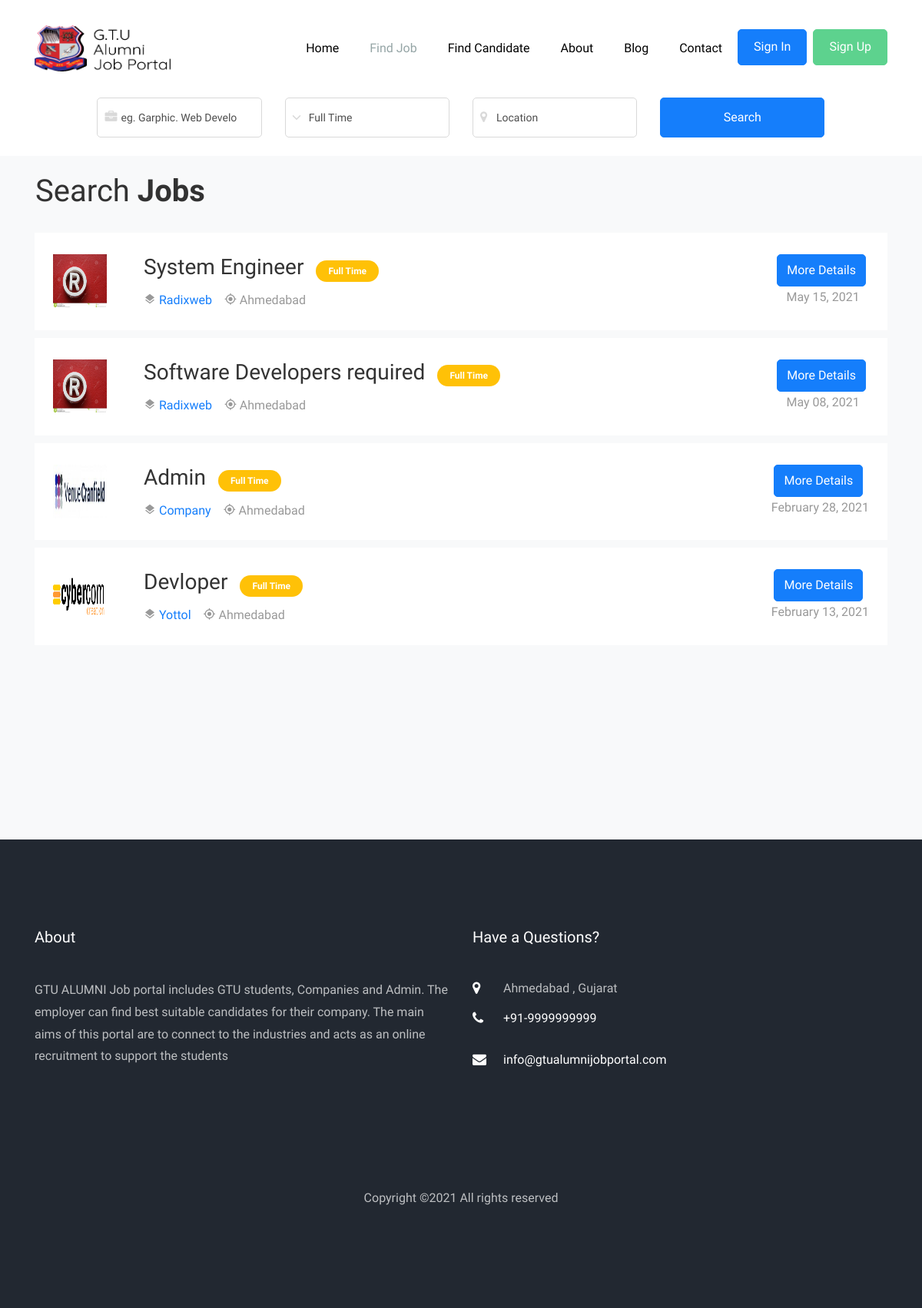
/search_details.php, run on the app's committed database.
### tables this page shows
CREATE TABLE `job_post` (
  `id` int(11) NOT NULL,
  `job_title` varchar(255) NOT NULL,
  `job_ctc` varchar(255) NOT NULL,
  `job_deadlinedate` varchar(255) NOT NULL,
  `job_vacancies` int(255) NOT NULL,
  `job_type` varchar(255) NOT NULL,
  `job_location` varchar(255) NOT NULL,
  `exam_url` varchar(255) NOT NULL,
  `job_eligiblity` varchar(255) NOT NULL,
  `job_description` varchar(255) NOT NULL,
  `status` int(1) NOT NULL,
  `created_by` varchar(255) NOT NULL,
  `created_time` timestamp(6) NOT NULL DEFAULT current_timestamp(6)
);

CREATE TABLE `company` (
  `id` int(11) NOT NULL,
  `firstname` varchar(255) NOT NULL,
  `middlename` varchar(255) NOT NULL,
  `lastname` varchar(255) NOT NULL,
  `email` varchar(255) NOT NULL,
  `password` varchar(255) NOT NULL,
  `contactnumber` varchar(255) NOT NULL,
  `company_name` varchar(255) NOT NULL,
  `company_website` varchar(255) NOT NULL,
  `company_about` varchar(255) NOT NULL,
  `company_contry` varchar(255) NOT NULL,
  `company_state` varchar(255) NOT NULL,
  `company_district` varchar(255) NOT NULL,
  `whatsapp` varchar(255) NOT NULL,
  `facebook` varchar(255) NOT NULL,
  `linkedin` varchar(255) NOT NULL,
  `company_logo` varchar(255) NOT NULL,
  `status` int(1) NOT NULL,
  `created_time` timestamp(6) NOT NULL DEFAULT current_timestamp(6)
);

CREATE TABLE `page` (
  `id` int(11) NOT NULL,
  `about_info` varchar(255) NOT NULL,
  `contact_address` varchar(255) NOT NULL,
  `contact_number` varchar(255) NOT NULL,
  `contact_email` varchar(255) NOT NULL,
  `contact_website` varchar(255) NOT NULL
);

### employee_function.php (called while the page is built, shortened)
<?php
	function employee_total_post_job($conn,$limit='',$desc='',$job_category='',$job_type='',$job_location='')
	{
		$sql = "SELECT `job_post`.`id`,`job_title`,`job_deadlinedate`,`job_type`,`job_location`,`company_name`,`company_website`,`company_logo` FROM `job_post`, `company` WHERE `job_post`.`status` = 4 AND `company`.`id` = `job_post`.`created_by`";
		if ($desc) {
			$sql .= " ORDER BY ".$desc." DESC ";
		}
		if($limit){
			$sql .= " LIMIT ".$limit." ";
		}
		$result = mysqli_query($conn,$sql);
		if($result)
		{
			return $result;
		}
		else
		{
			return false;
		}
	}
?>

### common_function.php (called while the page is built, shortened)
		<?php
	function color_label($value)
	{
		switch ($value)
		{
			case 'Part Time':
				return 'bg-primary';
				break;
			case 'Full Time':
				return 'bg-warning';
				break;
		}
	}
	function admin_get_field($conn,$fieldName)
	{
		$sql= "SELECT * FROM `page`";
		$result = mysqli_query($conn,$sql);
		if($result)
		{
			if(mysqli_affected_rows($conn))
			{
				while ($row = mysqli_fetch_array($result)) {
					$name = $row[$fieldName];
				}
				return $name;
			}
			else
			{
				return 0;
			}
		}
		else
		{
			return 0;
		}
	}
?>

### search_details.php (the view, shortened to what this page needs)
    <?php
      include 'header.php';
      $job_category = '';
      $job_type = '';
      $job_location = '';
      $employee_name = '';
      $employee_location = '';
      $employee_skill = '';
      $fullTimeValidation = '';
      $type='Company';
      if ($type == 'Employee') {
        $total_candidate = total_candidate($conn,'',2,'id',$employee_name,$employee_location,$employee_skill);
        $stayle_number = 3;
      } else if ($type == 'Company') {
        $allpost_job = employee_total_post_job($conn,10,'job_deadlinedate',$job_category,$job_type,$job_location);
      }
      $find_candidate_list = find_candidate($conn);
      $find_skill_list = find_skill($conn);
      $candidate_location_list = find_location($conn);
    ?>
    <?php
      include 'navigation.php';
    ?>
    <div class="ftco-search" style="margin-top: 7rem;">
      <div class="row">
        <div class="col-md-1">
        </div>
        <div class="col-md-10 tab-wrap">
          <div class="tab-content p-4" id="v-pills-tabContent">
            <div class="tab-pane show active" id="v-pills-1" role="tabpanel" aria-labelledby="v-pills-nextgen-tab">
             <?php
              if ($type == 'Employee') {
                ?>
                  <form action="search_details.php" class="search-job">
                    <input type="hidden" class="form-control" name="type" value="Employee">
                    <div class="row">
                      <div class="col-md">
                        <div class="form-group">
                          <div class="form-field">
                            <div class="icon">
                              <span class="icon-user"></span>
                            </div>
                            <input type="text" class="form-control" name="employee_name" placeholder="eg. Adam Scott" value="<?php echo $employee_name;?>" list="employee_name" autocomplete="off">
                            <datalist id="employee_name">
                                  <?php
                                    while ($row = mysqli_fetch_array($find_candidate_list)){
                                      ?>
                                        <option value="<?php echo $row['firstname'];?>">
                                      <?php
                                     }
                                  ?>
                            </datalist>
                          </div>
                        </div>
                      </div>
                      <div class="col-md">
                        <div class="form-group">
                          <div class="form-field">
                            <div class="select-wrap">
                              <div class="icon">
                                <span class="icon-briefcase"></span>
                              </div>
                              <input type="text" class="form-control" name="employee_skill" placeholder="eg. Web Devloper" value="<?php echo $employee_skill;?>" list="employee_skill" autocomplete="off">
                            <datalist id="employee_skill">
                                      <?php
                                        while ($row = mysqli_fetch_array($find_skill_list)){
                                          ?>
                                            <option value="<?php echo $row['intrestarea'];?>">
                                          <?php
                                         }
                                      ?>
                                    </datalist>
                            </div>
                          </div>
                        </div>
                      </div>
                      <div class="col-md">
                        <div class="form-group">
                          <div class="form-field">
                            <div class="icon">
                              <span class="icon-map-marker"></span>
                            </div>
                            <input type="text" class="form-control" placeholder="Location" name="employee_location" value="<?php echo $employee_location;?>" autocomplete="off" list="employee_location">
                            <datalist id="employee_location">
                                  <?php
                                    while ($row = mysqli_fetch_array($candidate_location_list)){
                                      ?>
                                        <option value="<?php echo $row['district'];?>">
                                      <?php
                                     }
                                  ?>
                                </datalist>
                          </div>
                        </div>
                      </div>
                      <div class="col-md-3">
                        <div class="form-group">
                          <div class="form-field">
                            <input type="submit" value="Search" class="form-control btn btn-primary">
                          </div>
                        </div>
                      </div>
                    </div>
                  </form>
                <?php
              } else {
                ?>
                  <form action="search_details.php" class="search-job">
                    <div class="row">
                      <div class="col-md">
                        <div class="form-group">
                          <div class="form-field">
                            <div class="icon">
                              <span class="icon-briefcase"></span>
                            </div>
                              <input type="text" class="form-control" name="job_category" placeholder="eg. Garphic. Web Developer" value="<?php echo $job_category; ?>" list="job_category" autocomplete="off">
                          </div>
                        </div>
                      </div>
                      <div class="col-md">
                        <div class="form-group">
                          <div class="form-field">
                            <div class="select-wrap">
                              <div class="icon">
                                <span class="ion-ios-arrow-down"></span>
                              </div>
                              <select name="job_type" id="" class="form-control">
                                <option value="Full Time" <?php echo $fullTimeValidation; ?>>Full Time</option>
                              </select>
                            </div>
                          </div>
                        </div>
                      </div>
                      <div class="col-md">
                        <div class="form-group">
                          <div class="form-field">
                            <div class="icon">
                              <span class="icon-map-marker"></span>
                            </div>
                            <input type="text" class="form-control" placeholder="Location" name="job_location" value="<?php echo $job_location; ?>" list="job_location" autocomplete="off">
                          </div>
                        </div>
                      </div>
                      <div class="col-md">
                        <div class="form-group">
                          <div class="form-field">
                            <input type="submit" value="Search" class="form-control btn btn-primary">
                          </div>
                        </div>
                      </div>
                    </div>
                  </form>
                <?php
              }
             ?>
            </div>
          </div>
        </div>
      </div>
    </div>
    <section class="ftco-section bg-light" style="padding: 1rem 0;">
      <div class="container">
        <div class="row">
          <div class="col-md-12 heading-section text-left ftco-animate fadeInUp ftco-animated pl-3">
            <h2 class="mb-4"><span>Search</span> Jobs</h2>
          </div>
        </div>
        <?php
          if ($type == 'Employee') {
          ?>
            <div class="row">
              <?php
                while ($row = mysqli_fetch_array($total_candidate))
                {
                  ?>
                    <div class="col-md-12 ftco-animate">
                      <div class="job-post-item bg-white p-4 d-block d-md-flex align-items-center">
                        <div class="mb-4 mb-md-0 mr-5">
                          <div class="job-post-item-header d-flex align-items-center">
                            <h2 class="mr-3 text-black h3"><?php echo $row['firstname'].' '.$row['middlename'].' '.$row['lastname'];?></h2>
                          </div>
                        </div>
                        <div class="ml-auto d-flex">
                          <div class="job-post-item-body d-block d-md-flex">
                            <div class="mr-3"><span class="icon-layers"></span> <a><?php echo $row['colleagename'];?></a></div>
                            <div><span class="icon-my_location"></span> <span><?php echo $row['district'].','.$row['state'];?></span></div>
                          </div>
                        </div>
                      </div>
                    </div>
                  <?php
                }
              ?>
              <div class="col-md-12 ftco-animate">
                <div class="p-4 d-block align-items-center">
                  <div class="justify-content-center align-items-center d-flex">
                    <a href="signup.php" class="btn btn-success py-2 mr-1">Create a New Account</a>
                  </div>
                </div>
              </div>
            </div>
            <?php
          } else if ($type == 'Company') {
          ?>
            <div class="row">
              <?php
                while ($row = mysqli_fetch_array($allpost_job))
                {
                  $color_value = color_label($row['job_type']);
                  ?>
                    <div class="col-md-12 ftco-animate">
                      <div class="job-post-item bg-white p-4 d-block d-md-flex align-items-center">
                        <div class="d-flex mr-5">
                          <a href="<?php echo $row['company_website']; ?>" target = "_blank"><img src="<?php echo Company_Logo_Url.$row['company_logo']; ?>" alt="<?php echo $row['company_name']; ?>" style = 'background-size: cover;width:70px;height:70px;'></a>
                        </div>
                        <div class="mb-4 mb-md-0 mr-5">
                          <div class="job-post-item-header d-flex align-items-center">
                            <h2 class="mr-3 text-black h3"><?php echo $row['job_title'];?></h2>
                            <div class="badge-wrap">
                             <span class="<?php echo $color_value; ?> text-white badge py-2 px-3"><?php echo $row['job_type'];?></span>
                            </div>
                          </div>
                          <div class="job-post-item-body d-block d-md-flex">
                            <div class="mr-3"><span class="icon-layers"></span> <a href="<?php echo $row['company_website'];?>" target="_blank"><?php echo $row['company_name'];?></a></div>
                            <div><span class="icon-my_location"></span> <span><?php echo $row['job_location'];?></span></div>
                          </div>
                        </div>
                        <div class="ml-auto d-flex justify-content-center align-items-center flex-column">
                          <a href="job_details.php?post_id=<?php echo $row['id']; ?>" class="btn btn-primary py-2 mr-1">More Details</a>
                          <span><?php echo date("F d, Y",strtotime($row['job_deadlinedate']));?></span>
                        </div>
                      </div>
                    </div>
                  <?php
                }
              ?>
            </div>
          <?php
          }
        ?>
      </div>
    </section>
<?php
      include 'footer.php';
    ?>

### footer.php (shortened to what this page needs)
<?php
  $editAbout = admin_get_field($conn,'about_info');
  $editContactAddress = admin_get_field($conn,'contact_address');
  $editContactNumber = admin_get_field($conn,'contact_number');
  $editContactEmail = admin_get_field($conn,'contact_email');
?>
<footer class="ftco-footer ftco-bg-dark ftco-section">
      <div class="container">
        <div class="row mb-5">
          <div class="col-md">
             <div class="ftco-footer-widget mb-4">
              <h2 class="ftco-heading-2">About</h2>
              <p><?php echo $editAbout;?></p>
              <ul class="ftco-footer-social list-unstyled float-md-left float-lft mt-3">
              </ul>
            </div>
          </div>
          <div class="col-md">
            <div class="ftco-footer-widget mb-4">
              <h2 class="ftco-heading-2">Have a Questions?</h2>
              <div class="block-23 mb-3">
                <ul>
                  <li><span class="icon icon-map-marker"></span><span class="text"><?php echo $editContactAddress;?></span></li>
                  <li><a href="javascript:void(0)"><span class="icon icon-phone"></span><span class="text">+91-<?php echo $editContactNumber;?></span></a></li>
                  <li><a href="javascript:void(0)"><span class="icon icon-envelope"></span><span class="text"><?php echo $editContactEmail;?></span></a></li>
                </ul>
              </div>
            </div>
          </div>
        </div>
        <div class="row">
          <div class="col-md-12 text-center">
            <p>Copyright &copy;<script>document.write(new Date().getFullYear());</script> All rights reserved </p>
          </div>
        </div>
      </div>
    </footer>
  </body>
</html>

### data on the page
job_post: company.company_logo (picture), job_title "System Engineer", job_type "Full Time", company.company_name "Radixweb", job_location "Ahmedabad", job_deadlinedate "May 15, 2021"
job_post: company.company_logo (picture), job_title "Software Developers required", job_type "Full Time", company.company_name "Radixweb", job_location "Ahmedabad", job_deadlinedate "May 08, 2021"
job_post: company.company_logo+company_name (picture), job_title "Admin", job_type "Full Time", company.company_name "Company", job_location "Ahmedabad", job_deadlinedate "February 28, 2021"
job_post: company.company_logo (picture), job_title "Devloper", job_type "Full Time", company.company_name "Yottol", job_location "Ahmedabad", job_deadlinedate "February 13, 2021"
page: about_info "GTU ALUMNI Job portal includes GTU students, Companies and Admin. The employer can find best suitable candidates for their company. The main aims of this portal are to connect to the industries and acts as an online recruitment to support the students", contact_address "Ahmedabad , Gujarat", contact_number "9999999999", contact_email "info@gtualumnijobportal.com"
